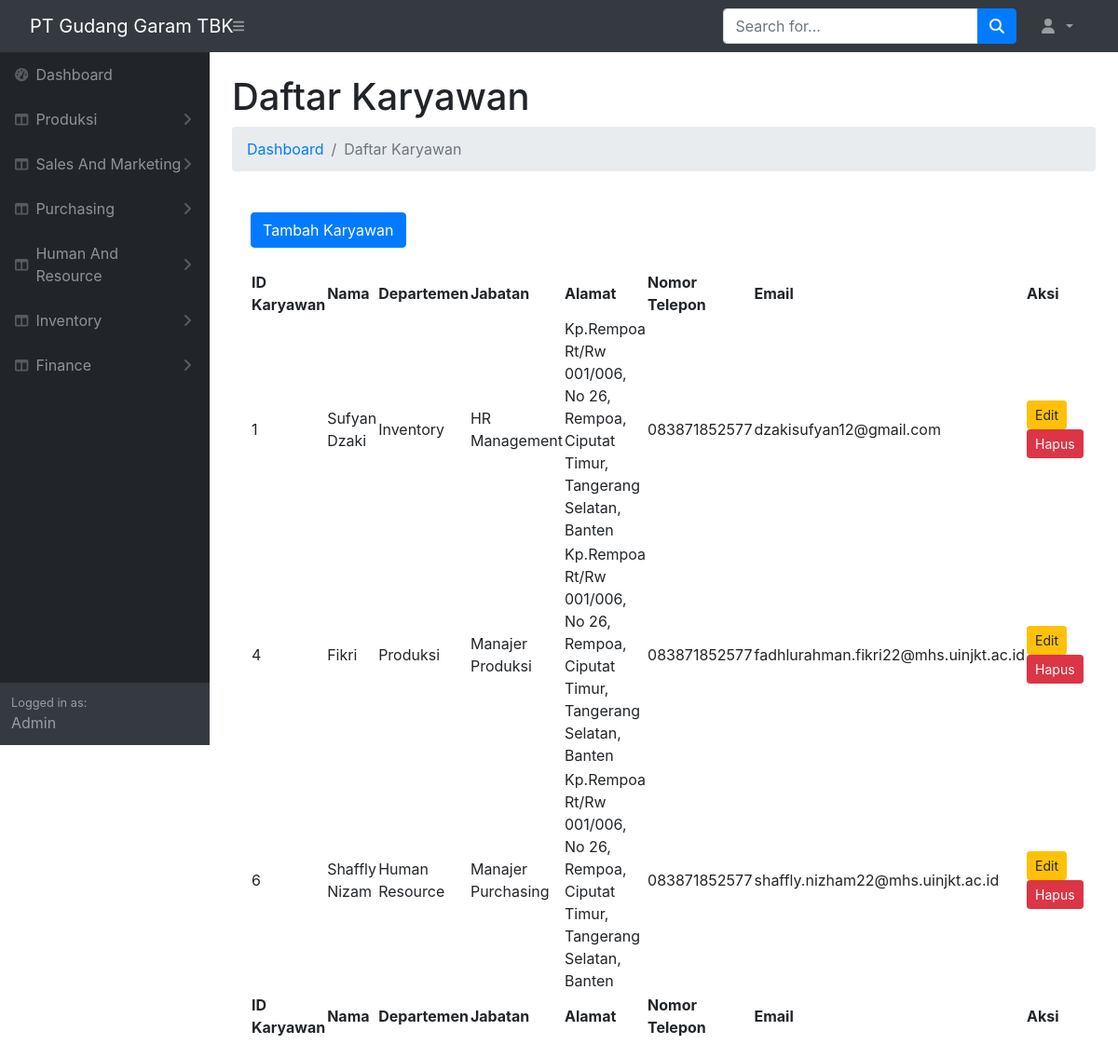
Page /produksi/hr_daftarkaryawan.php on the committed database.
### tables this page shows
CREATE TABLE `employees` (
  `id_karyawan` int(11) NOT NULL,
  `nama` varchar(100) NOT NULL,
  `gaji` varchar(100) NOT NULL,
  `departement` varchar(100) NOT NULL,
  `jabatan` varchar(100) NOT NULL,
  `alamat` text NOT NULL,
  `nomor_telepon` varchar(15) NOT NULL,
  `email` varchar(100) NOT NULL
);

### produksi/hr_daftarkaryawan.php (the view, shortened to what this page needs)
<?php
$servername = "localhost";
$username = "root";
$password = "";
$dbname = "marketing";
$conn = new mysqli($servername, $username, $password, $dbname);
$sql = "SELECT * FROM employees";
$result = $conn->query($sql);
?>
<!DOCTYPE html>
<html lang="en">
    <head>
        <link
            rel="stylesheet"
            type="text/css"
            media="screen"
            href="https://cdn.datatables.net/1.13.1/css/jquery.dataTables.min.css">
        <link
            rel="stylesheet"
            type="text/css"
            media="screen"
            href="https://cdnjs.cloudflare.com/ajax/libs/twitter-bootstrap/5.2.0/css/bootstrap.min.css">
        <link
            rel="stylesheet"
            type="text/css"
            media="screen"
            href="https://cdn.datatables.net/1.13.1/css/dataTables.bootstrap5.min.css">
        <link
            href="https://cdn.jsdelivr.net/npm/simple-datatables@7.1.2/dist/style.min.css"
            rel="stylesheet"/>
        <link href="css/styles.css" rel="stylesheet"/>
    </head>
    <body class="sb-nav-fixed">
        <nav class="sb-topnav navbar navbar-expand navbar-dark bg-dark">
            <a class="navbar-brand ps-3" href="index.html">PT Gudang Garam TBK</a>
            <button
                class="btn btn-link btn-sm order-1 order-lg-0 me-4 me-lg-0"
                id="sidebarToggle"
                href="#!">
                <i class="fas fa-bars"></i>
            </button>
            <form
                class="d-none d-md-inline-block form-inline ms-auto me-0 me-md-3 my-2 my-md-0">
                <div class="input-group">
                    <input
                        class="form-control"
                        type="text"
                        placeholder="Search for..."
                        aria-label="Search for..."
                        aria-describedby="btnNavbarSearch"/>
                    <button class="btn btn-primary" id="btnNavbarSearch" type="button">
                        <i class="fas fa-search"></i>
                    </button>
                </div>
            </form>
            <ul class="navbar-nav ms-auto ms-md-0 me-3 me-lg-4">
                <li class="nav-item dropdown">
                    <a
                        class="nav-link dropdown-toggle"
                        id="navbarDropdown"
                        href="#"
                        role="button"
                        data-bs-toggle="dropdown"
                        aria-expanded="false">
                        <i class="fas fa-user fa-fw"></i>
                    </a>
                </li>
            </ul>
        </nav>
        <div id="layoutSidenav">
            <div id="layoutSidenav_nav">
                <nav class="sb-sidenav accordion sb-sidenav-dark" id="sidenavAccordion">
                    <div class="sb-sidenav-menu">
                        <div class="nav">
                        <a class="nav-link" href="index.php">
                                <div class="sb-nav-link-icon"><i class="fas fa-tachometer-alt"></i></div>
                                Dashboard
                            </a>
                            <a class="nav-link collapsed" href="#" data-bs-toggle="collapse" data-bs-target="#collapseLayouts" aria-expanded="false" aria-controls="collapseLayouts">
                                <div class="sb-nav-link-icon"><i class="fas fa-columns"></i></div>
                                Produksi
                                <div class="sb-sidenav-collapse-arrow"><i class="fas fa-angle-down"></i></div>
                            </a>
                            <a class="nav-link collapsed" href="#" data-bs-toggle="collapse" data-bs-target="#collapseLayouts" aria-expanded="false" aria-controls="collapseLayouts">
                                <div class="sb-nav-link-icon"><i class="fas fa-columns"></i></div>
                                Sales And Marketing
                                <div class="sb-sidenav-collapse-arrow"><i class="fas fa-angle-down"></i></div>
                            </a>
                        <a class="nav-link collapsed" href="#" data-bs-toggle="collapse" data-bs-target="#collapseLayouts" aria-expanded="false" aria-controls="collapseLayouts">
                            <div class="sb-nav-link-icon"><i class="fas fa-columns"></i></div>
                            Purchasing
                            <div class="sb-sidenav-collapse-arrow"><i class="fas fa-angle-down"></i></div>
                        </a>
                        <a class="nav-link collapsed" href="#" data-bs-toggle="collapse" data-bs-target="#collapseLayouts" aria-expanded="false" aria-controls="collapseLayouts">
                        <div class="sb-nav-link-icon"><i class="fas fa-columns"></i></div>
                            Human And Resource
                            <div class="sb-sidenav-collapse-arrow"><i class="fas fa-angle-down"></i></div>
                            </a>
                        <a class="nav-link collapsed" href="#" data-bs-toggle="collapse" data-bs-target="#collapseLayouts" aria-expanded="false" aria-controls="collapseLayouts">
                            <div class="sb-nav-link-icon"><i class="fas fa-columns"></i></div>
                                Inventory
                                <div class="sb-sidenav-collapse-arrow"><i class="fas fa-angle-down"></i></div>
                                </a>
                        <a class="nav-link collapsed" href="#" data-bs-toggle="collapse" data-bs-target="#collapseLayouts" aria-expanded="false" aria-controls="collapseLayouts">
                            <div class="sb-nav-link-icon"><i class="fas fa-columns"></i></div>
                            Finance
                            <div class="sb-sidenav-collapse-arrow"><i class="fas fa-angle-down"></i></div>
                        </a>
                        <!DOCTYPE html>
                        <html lang="en">
                        <head>
                            <link href="https://stackpath.bootstrapcdn.com/bootstrap/4.5.2/css/bootstrap.min.css" rel="stylesheet">
                        </head>
                        <body>
                        </body>
                        </html>
                        </div>
                    </div>
                    <div class="sb-sidenav-footer">
                        <div class="small">Logged in as:</div>
                        Admin
                    </div>
                </nav>
            </div>
            <div id="layoutSidenav_content">
                <main>
                    <div class="container-fluid px-4">
                        <h1 class="mt-4">Daftar Karyawan</h1>
                        <ol class="breadcrumb mb-4">
                            <li class="breadcrumb-item">
                                <a href="index.html">Dashboard</a>
                            </li>
                            <li class="breadcrumb-item active">Daftar Karyawan</li>
                        </ol>
                        <div class="card-body">
                            <button
                                class="btn btn-primary mb-4"
                                data-toggle="modal"
                                data-target="#addEmployeeModal">Tambah Karyawan</button>
                            <table id="datatablesSimple">
                                <thead>
                                    <tr>
                                        <th>ID Karyawan</th>
                                        <th>Nama</th>
                                        <th>Departemen</th>
                                        <th>Jabatan</th>
                                        <th>Alamat</th>
                                        <th>Nomor Telepon</th>
                                        <th>Email</th>
                                        <th>Aksi</th>
                                    </tr>
                                </thead>
                                <tfoot>
                                    <tr>
                                        <th>ID Karyawan</th>
                                        <th>Nama</th>
                                        <th>Departemen</th>
                                        <th>Jabatan</th>
                                        <th>Alamat</th>
                                        <th>Nomor Telepon</th>
                                        <th>Email</th>
                                        <th>Aksi</th>
                                    </tr>
                                </tfoot>
                                <tbody>
                                    <?php if ($result->num_rows > 0) {
                while($row = $result->fetch_assoc()) { ?>
                                    <tr>
                                        <td><?php echo $row['id_karyawan']; ?></td>
                                        <td><?php echo $row['nama']; ?></td>
                                        <td><?php echo $row['departement']; ?></td>
                                        <td><?php echo $row['jabatan']; ?></td>
                                        <td><?php echo $row['alamat']; ?></td>
                                        <td><?php echo $row['nomor_telepon']; ?></td>
                                        <td><?php echo $row['email']; ?></td>
                                        <td>
                                            <button
                                                class="btn btn-warning btn-sm"
                                                data-toggle="modal"
                                                data-target="#editModal<?php echo $row['id_karyawan']; ?>">Edit</button>
                                            <a
                                                href="hr_daftarkaryawan.php?delete=<?php echo $row['id_karyawan']; ?>"
                                                class="btn btn-danger btn-sm">Hapus</a>
                                        </td>
                                    </tr>
                                <?php }
            } else { ?>
                                    <tr>
                                        <td colspan="9">Tidak ada karyawan</td>
                                    </tr>
                                    <?php } ?>
                                </tbody>
                            </table>
                        </div>
                </body>
            </html>

### rows in the picture
employees: id_karyawan "1", nama "Sufyan Dzaki", departement "Inventory", jabatan "HR Management", alamat "Kp.Rempoa Rt/Rw 001/006, No 26, Rempoa, Ciputat Timur, Tangerang Selatan, Banten", nomor_telepon "083871852577", email "dzakisufyan12@gmail.com"
employees: id_karyawan "4", nama "Fikri", departement "Produksi", jabatan "Manajer Produksi", alamat "Kp.Rempoa Rt/Rw 001/006, No 26, Rempoa, Ciputat Timur, Tangerang Selatan, Banten", nomor_telepon "083871852577", email "fadhlurahman.fikri22@mhs.uinjkt.ac.id"
employees: id_karyawan "6", nama "Shaffly Nizam", departement "Human Resource", jabatan "Manajer Purchasing", alamat "Kp.Rempoa Rt/Rw 001/006, No 26, Rempoa, Ciputat Timur, Tangerang Selatan, Banten", nomor_telepon "083871852577", email "shaffly.nizham22@mhs.uinjkt.ac.id"
